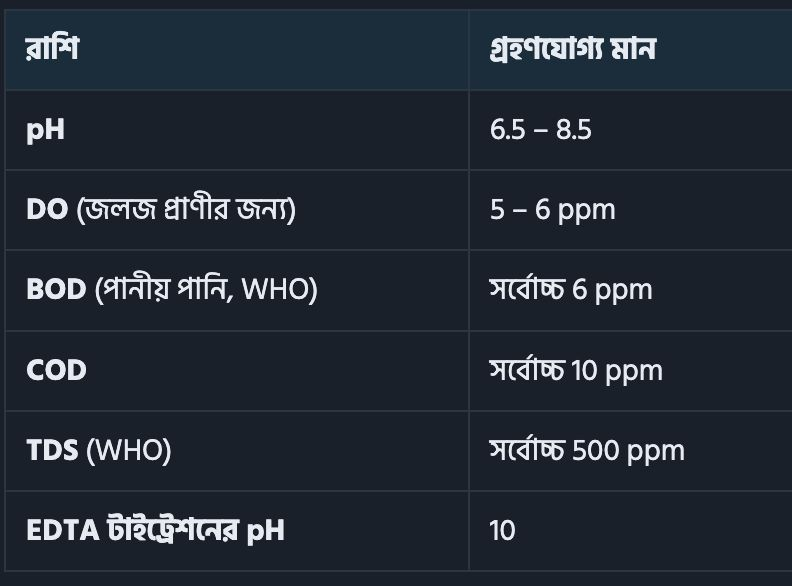
#> input picture Sprint 2/Environment Chemistry Theory Help.jpeg, 792 x 586 px
$ python -i mont.py   (imports and definitions only)
#> lines starting #> are read from the running program, lines starting #| are printed output that depends on the picture; after the words box and inside, x2 and y2 are one past the last pixel; in counts of white or black regions, pixels touching at a corner belong together
from PIL import Image, ImageOps, ImageDraw
import sys,glob
def trim(im):
    g=ImageOps.invert(im.convert('L')).point(lambda v:255 if v>25 else 0)
    b=g.getbbox(); return im.crop((max(0,b[0]-8),max(0,b[1]-8),min(im.width,b[2]+8),min(im.height,b[3]+8))) if b else im
out=sys.argv[1]; files=sys.argv[2:]
W=760; ims=[]
# [2 lines not run here, left out]
cols=3; rows=(len(ims)+cols-1)//cols
rh=[max(i.height for _,i in ims[r*cols:(r+1)*cols]) for r in range(rows)]
# [1 line that did not run here, left out]
y=0
# [6 lines not run here, left out]

>>> from PIL import Image
>>> picture = Image.open('../../../../Sprint 2/Environment Chemistry Theory Help.jpeg')
#> picture is the input picture: PIL image 792x586 RGB; mean R, G, B 35.2, 43.2, 53.6
>>> result = trim(picture)
#> in trim, `g=ImageOps.invert(im.convert('L')).point(lambda v:255 if v>25 else 0)`:
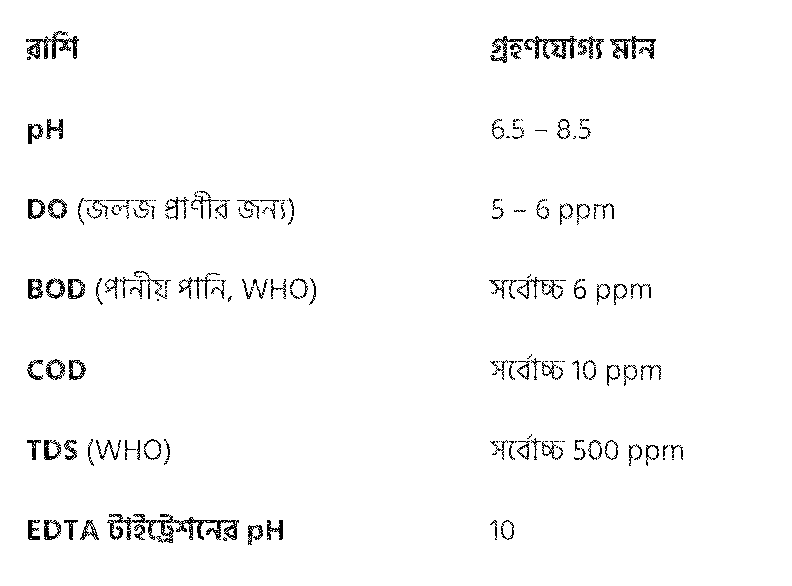
#> g: PIL image 792x586 L; 97.5% white; black in thin lines or dots, all inside (x1, y1, x2, y2) = (26, 31, 683, 545)
#> in trim, `b = g.getbbox()`: b = (0, 0, 792, 586)
